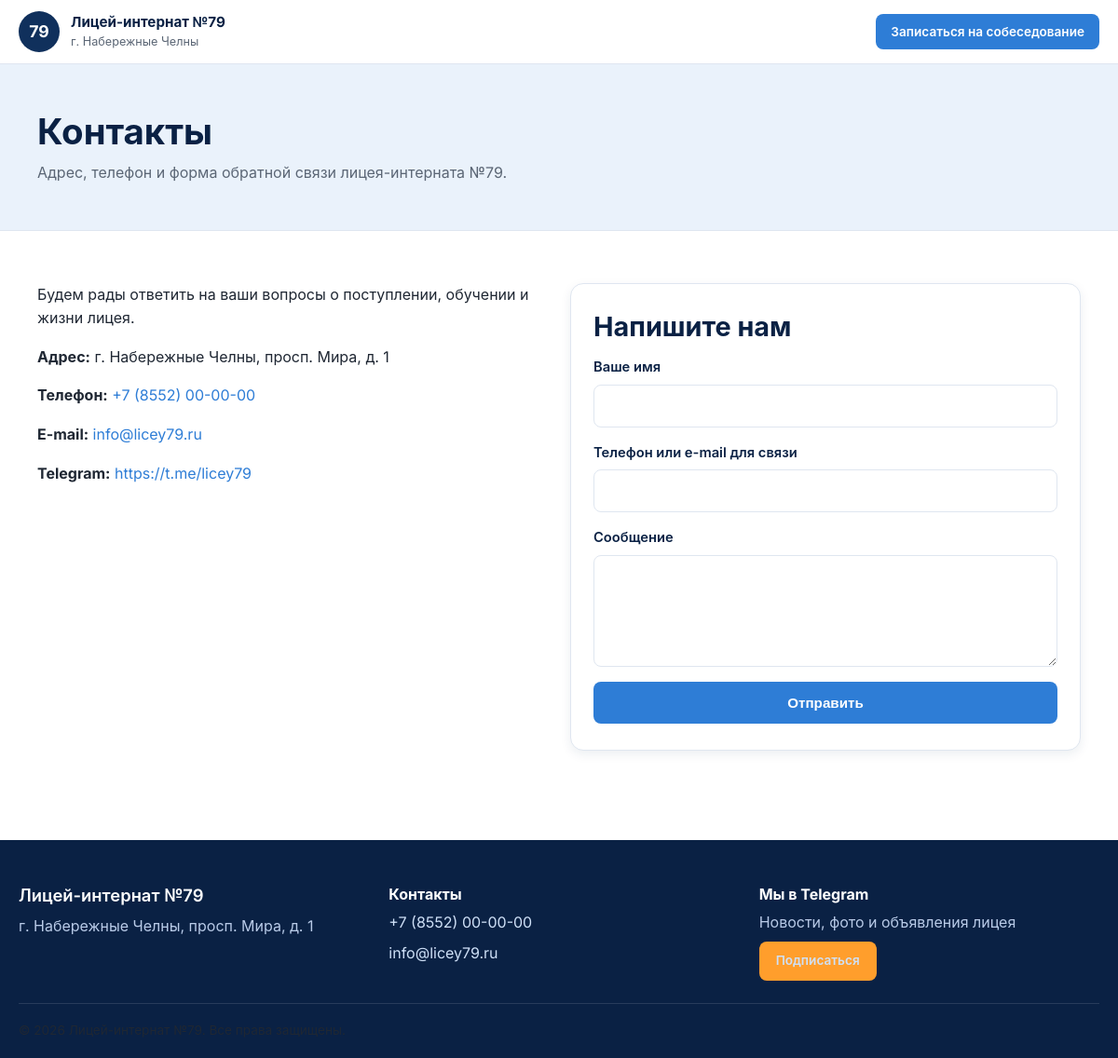
/contacts.php, run on the app's committed database.
### tables this page shows
CREATE TABLE IF NOT EXISTS pages (
    id               INT UNSIGNED AUTO_INCREMENT PRIMARY KEY,
    slug             VARCHAR(191) NOT NULL,
    title            VARCHAR(255) NOT NULL,
    content          MEDIUMTEXT NULL,
    meta_description VARCHAR(500) NULL,
    protected        TINYINT(1) NOT NULL DEFAULT 0,
    nav_order        INT NOT NULL DEFAULT 100,
    updated_at       DATETIME NOT NULL DEFAULT CURRENT_TIMESTAMP ON UPDATE CURRENT_TIMESTAMP,
    UNIQUE KEY uniq_slug (slug)
);

### includes/functions.php (called while the page is built, shortened)
<?php
function e(?string $value): string
{
    return htmlspecialchars($value ?? '', ENT_QUOTES, 'UTF-8');
}
function get_page(PDO $pdo, string $slug): ?array
{
    $stmt = $pdo->prepare('SELECT * FROM pages WHERE slug = ? LIMIT 1');
    $stmt->execute([$slug]);
    $page = $stmt->fetch();
    return $page ?: null;
}
function render_page_blocks(?string $content): string
{
    $content = $content ?? '';
    $decoded = json_decode($content, true);
    if (!is_array($decoded) || json_last_error() !== JSON_ERROR_NONE || !is_list_array($decoded)) {
        return $content;
    }
    $html = '';
    return $html;
}

### contacts.php (the view, shortened to what this page needs)
<?php
require_once __DIR__ . '/includes/functions.php';
$page = get_page($pdo, 'contacts');
$formName = '';
$formContact = '';
$formMessage = '';
require __DIR__ . '/includes/header.php';
?>
<section class="page-hero">
  <div class="container">
    <h1><?= e($page['title'] ?? 'Контакты') ?></h1>
    <p>Адрес, телефон и форма обратной связи лицея-интерната №79.</p>
  </div>
</section>
<section class="section">
  <div class="container">
    <div class="grid grid-2">
      <div>
        <div class="page-content">
          <?= render_page_blocks($page['content'] ?? '') ?>
        </div>
        <p><strong>Адрес:</strong> <?= e(SITE_ADDRESS) ?></p>
        <p><strong>Телефон:</strong> <a href="tel:<?= e(preg_replace('/[^0-9+]/', '', SITE_PHONE)) ?>"><?= e(SITE_PHONE) ?></a></p>
        <p><strong>E-mail:</strong> <a href="mailto:<?= e(SITE_EMAIL) ?>"><?= e(SITE_EMAIL) ?></a></p>
        <p><strong>Telegram:</strong> <a href="<?= e(SITE_TELEGRAM) ?>" target="_blank" rel="noopener"><?= e(SITE_TELEGRAM) ?></a></p>
      </div>
      <div class="card">
        <h2>Напишите нам</h2>
        <form method="post" class="contact-form" id="contactForm" novalidate>
          <label>Ваше имя
            <input type="text" name="name" required value="<?= e($formName) ?>">
          </label>
          <label>Телефон или e-mail для связи
            <input type="text" name="contact" required value="<?= e($formContact) ?>">
          </label>
          <label>Сообщение
            <textarea name="message" required><?= e($formMessage) ?></textarea>
          </label>
          <button type="submit" class="btn btn-primary btn-block">Отправить</button>
        </form>
      </div>
    </div>
  </div>
</section>
<?php require __DIR__ . '/includes/footer.php'; ?>

### css/style.css (style rules this page uses)
:root { --navy: #10305c; --navy-dark: #0a2144; --blue-light: #eaf2fb; --blue-accent: #2e7dd6; --accent: #ff9e2c; --bg: #ffffff; --bg-soft: #f4f7fb; --text: #1f2733; --text-muted: #5b6675; --border: #dfe6f0; --radius: 14px; --radius-sm: 8px; --shadow: 0 10px 30px rgba(16, 48, 92, 0.08); --shadow-sm: 0 4px 12px rgba(16, 48, 92, 0.08); --font: 'Inter', -apple-system, BlinkMacSystemFont, 'Segoe UI', Roboto, Arial, sans-serif; --container-width: 1160px; }
* { box-sizing: border-box; }
html { scroll-behavior: smooth; }
body { margin: 0; font-family: var(--font); color: var(--text); background: var(--bg); line-height: 1.6; font-size: 16px; }
a { color: var(--blue-accent); text-decoration: none; }
h1, h2, h3, h4 { color: var(--navy-dark); line-height: 1.25; margin: 0 0 .5em; }
h1 { font-size: clamp(1.8rem, 3.2vw, 2.6rem); font-weight: 700; }
h2 { font-size: clamp(1.5rem, 2.4vw, 2rem); font-weight: 700; }
p { margin: 0 0 1em; color: var(--text); }
.container { max-width: var(--container-width); margin: 0 auto; padding: 0 20px; }
.btn { display: inline-block; padding: 12px 24px; border-radius: var(--radius-sm); font-weight: 600; font-size: 0.95rem; border: 2px solid transparent; cursor: pointer; text-decoration: none; transition: transform .15s ease, box-shadow .15s ease, background-color .15s ease, color .15s ease; }
.btn-primary { background: var(--blue-accent); color: #fff; }
.btn-block { display: block; width: 100%; text-align: center; }
.page-hero { background: var(--blue-light); padding: 48px 0; border-bottom: 1px solid var(--border); }
.page-hero h1 { margin-bottom: 8px; }
.page-hero p { color: var(--text-muted); max-width: 70ch; margin: 0; }
.section { padding: 56px 0; }
.grid { display: grid; gap: 24px; }
.grid-2 { grid-template-columns: repeat(2, 1fr); }
.card { background: #fff; border: 1px solid var(--border); border-radius: var(--radius); padding: 28px 24px; box-shadow: var(--shadow-sm); }
form label { display: block; margin-bottom: 16px; font-weight: 600; font-size: 0.92rem; color: var(--navy-dark); }
form input[type="text"], form input[type="email"], form input[type="tel"], form input[type="password"], form input[type="number"], form textarea, form select { display: block; width: 100%; margin-top: 6px; padding: 12px 14px; border: 1px solid var(--border); border-radius: var(--radius-sm); font-family: inherit; font-size: 1rem; color: var(--text); background: #fff; font-weight: 400; }
form textarea { resize: vertical; min-height: 120px; }
.contact-form { max-width: 560px; }

### data on the page
pages: title "Контакты", content "Будем рады ответить на ваши вопросы о поступлении, обучении и жизни лицея."

### other printed values
SITE_CITY "г. Набережные Челны"
SITE_ADDRESS "г. Набережные Челны, просп. Мира, д. 1"
SITE_PHONE "+7 (8552) 00-00-00"
SITE_EMAIL "info@licey79.ru"
SITE_TELEGRAM "https://t.me/licey79"
